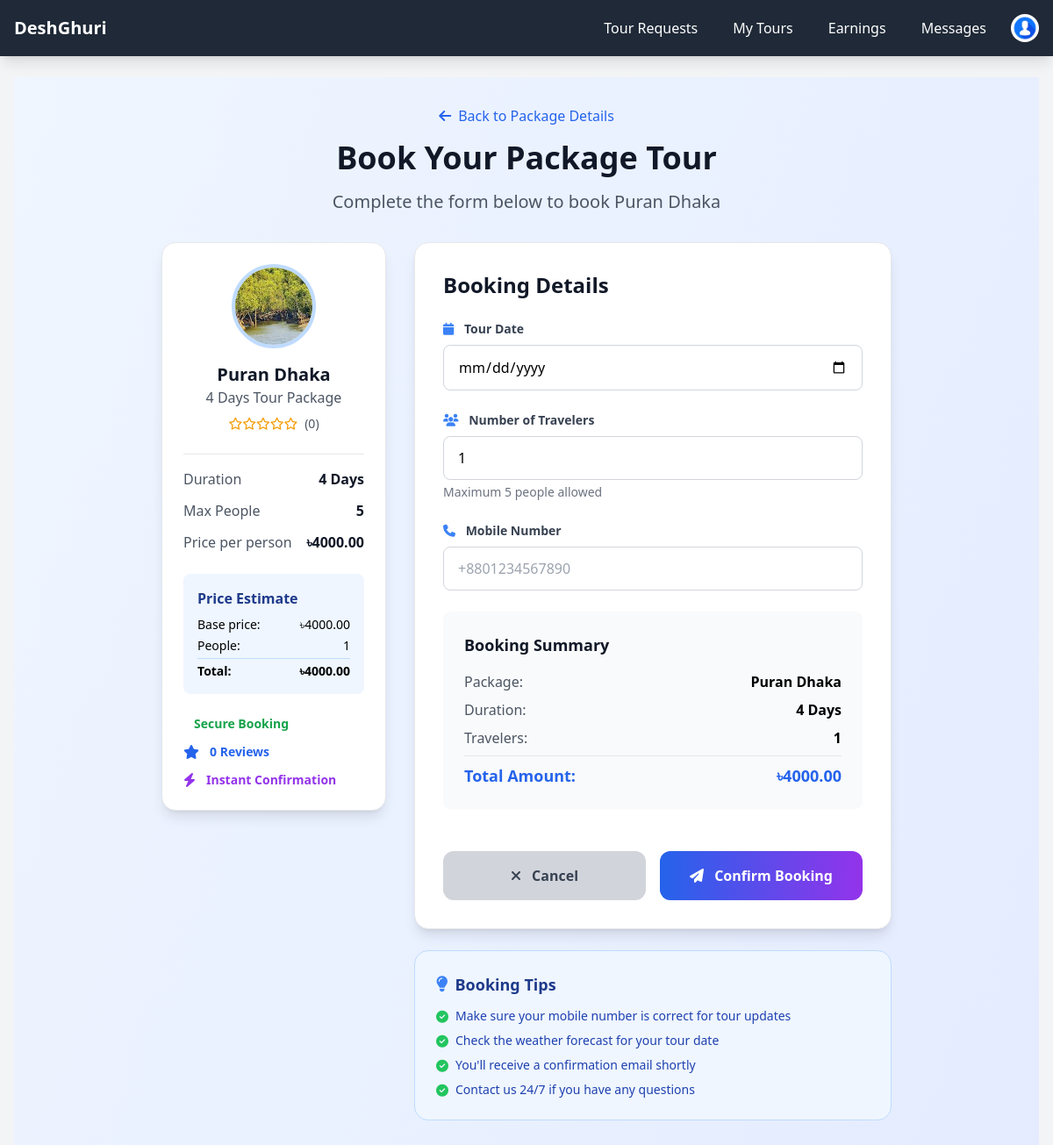
The page /packages/3/book/ (signed in) on the database its author committed.
### packages/models.py (models this page shows, shortened)
class Package(models.Model):
    destination_name = models.CharField(max_length=100)
    image = models.ImageField(upload_to='package_images/')
    people_limit = models.PositiveIntegerField()
    price = models.DecimalField(max_digits=10, decimal_places=2)
    days = models.PositiveIntegerField(default=1)  # নতুন field: Tour কত দিন
    description = models.TextField()
    itinerary = models.TextField()
    included_services = models.TextField()
    exclusions = models.TextField()
    def average_rating(self):
        avg = self.reviews.aggregate(Avg('rating'))['rating__avg']
        return round(avg, 1) if avg else None
    def review_count(self):
        return self.reviews.count()

### packages/views.py (the view)
# urls.py: path('<int:pk>/book/', views.book_package, name='book_package'),
@login_required
def book_package(request, pk):
    package = get_object_or_404(Package, pk=pk)
    if Booking.objects.filter(package=package, tourist=request.user).exists():
        messages.error(request, "You have already booked this package!")
        return redirect('package_detail', pk=pk)
    if request.method == "POST":
        form = PackageBookingForm(request.POST)
        if form.is_valid():
            booking = form.save(commit=False)
            mobile = booking.mobile_number
            if not mobile:
                messages.error(request, "Mobile number is required!")
                return render(request, 'packages/book_package.html', {'form': form, 'package': package})
            people_count = booking.people_count
            if not people_count or people_count < 1:
                messages.error(request, "Please enter a valid number of people!")
                return render(request, 'packages/book_package.html', {'form': form, 'package': package})
            booking.package = package
            booking.tourist = request.user
            booking.save()
            messages.success(request, "Booking confirmed successfully!")
            return redirect('package_detail', pk=pk)
    else:
        form = PackageBookingForm()
    return render(request, 'packages/book_package.html', {'form': form, 'package': package})

### packages/forms.py (shortened to what this page needs)
class PackageBookingForm(forms.ModelForm):
    class Meta:
        model = Booking
        fields = ['people_count', 'tour_date', 'mobile_number']
        widgets = {
            'tour_date': forms.DateInput(attrs={'type': 'date'}),
            'people_count': forms.NumberInput(attrs={'min': 1, 'max': 20}),
            'mobile_number': forms.TextInput(),
        }

### accounts/context_processors.py (called while the page is built)
def user_role(request):
    user = None
    role = None
    if request.user.is_authenticated:
        user = request.user
        role = user.role  # from your custom User model field
    return {
        'logged_user': user,
        'logged_role': role,
    }

### template/packages/book_package.html (shortened to what this page needs)
{% extends "base.html" %}
{% load static %}
{% block content %}
<div class="min-h-screen bg-gradient-to-br from-blue-50 to-indigo-100 py-8">
    <div class="max-w-4xl mx-auto px-4 sm:px-6 lg:px-8">
        <div class="text-center mb-8">
            <a href="{% url 'package_detail' package.id %}" class="inline-flex items-center text-blue-600 hover:text-blue-800 mb-4">
                <i class="fas fa-arrow-left mr-2"></i>
                Back to Package Details
            </a>
            <h1 class="text-4xl font-bold text-gray-900 mb-4">Book Your Package Tour</h1>
            <p class="text-xl text-gray-600">Complete the form below to book {{ package.destination_name }}</p>
        </div>
        <div class="grid grid-cols-1 lg:grid-cols-3 gap-8">
            <div class="lg:col-span-1">
                <div class="bg-white rounded-2xl shadow-lg border border-gray-200 p-6 sticky top-6">
                    <div class="text-center mb-6">
                        {% if package.image %}
                            <img src="{{ package.image.url }}" alt="{{ package.destination_name }}"
                                 class="w-24 h-24 rounded-full mx-auto mb-4 border-4 border-blue-200 object-cover">
                        {% else %}
                            <div class="w-24 h-24 bg-gradient-to-br from-blue-500 to-purple-600 rounded-full mx-auto mb-4 flex items-center justify-center text-white font-bold text-2xl">
                                {{ package.destination_name|first|upper }}
                            </div>
                        {% endif %}
                        <h3 class="text-xl font-bold text-gray-900">{{ package.destination_name }}</h3>
                        <p class="text-gray-600">{{ package.days }} Day{% if package.days > 1 %}s{% endif %} Tour Package</p>
                        <div class="flex items-center justify-center mt-2">
                            <div class="flex text-amber-500 mr-2">
                                {% for i in "12345" %}
                                    {% if forloop.counter <= package.average_rating %}
                                        <i class="fas fa-star text-sm"></i>
                                    {% else %}
                                        <i class="far fa-star text-sm"></i>
                                    {% endif %}
                                {% endfor %}
                            </div>
                            <span class="text-sm text-gray-600">({{ package.average_rating|default:"0" }})</span>
                        </div>
                    </div>
                    <div class="space-y-3 border-t border-gray-200 pt-4">
                        <div class="flex justify-between items-center">
                            <span class="text-gray-600">Duration</span>
                            <span class="font-semibold text-gray-900">{{ package.days }} Day{% if package.days > 1 %}s{% endif %}</span>
                        </div>
                        <div class="flex justify-between items-center">
                            <span class="text-gray-600">Max People</span>
                            <span class="font-semibold text-gray-900">{{ package.people_limit }}</span>
                        </div>
                        <div class="flex justify-between items-center">
                            <span class="text-gray-600">Price per person</span>
                            <span class="font-semibold text-gray-900">৳{{ package.price }}</span>
                        </div>
                    </div>
                    <div class="mt-6 p-4 bg-blue-50 rounded-lg">
                        <h4 class="font-semibold text-blue-900 mb-2">Price Estimate</h4>
                        <div class="space-y-1 text-sm">
                            <div class="flex justify-between">
                                <span>Base price:</span>
                                <span>৳<span id="base-price">{{ package.price }}</span></span>
                            </div>
                            <div class="flex justify-between">
                                <span>People:</span>
                                <span id="people-count">1</span>
                            </div>
                            <div class="border-t border-blue-200 pt-1 mt-1">
                                <div class="flex justify-between font-semibold">
                                    <span>Total:</span>
                                    <span>৳<span id="total-price">{{ package.price }}</span></span>
                                </div>
                            </div>
                        </div>
                    </div>
                    <div class="mt-6 space-y-3">
                        <div class="flex items-center text-green-600">
                            <span class="text-sm font-semibold">Secure Booking</span>
                        </div>
                        <div class="flex items-center text-blue-600">
                            <i class="fas fa-star mr-3"></i>
                            <span class="text-sm font-semibold">{{ package.review_count }} Reviews</span>
                        </div>
                        <div class="flex items-center text-purple-600">
                            <i class="fas fa-bolt mr-3"></i>
                            <span class="text-sm font-semibold">Instant Confirmation</span>
                        </div>
                    </div>
                </div>
            </div>
            <div class="lg:col-span-2">
                <div class="bg-white rounded-2xl shadow-lg border border-gray-200 p-8">
                    <h2 class="text-2xl font-bold text-gray-900 mb-6">Booking Details</h2>
                    <form method="POST" class="space-y-6">
                        <div>
                            <label for="id_tour_date" class="block text-sm font-semibold text-gray-700 mb-2">
                                <i class="fas fa-calendar text-blue-500 mr-2"></i>
                                Tour Date
                            </label>
                            <input type="date" name="tour_date" id="id_tour_date"
                                   class="w-full px-4 py-3 border border-gray-300 rounded-lg focus:outline-none focus:ring-2 focus:ring-blue-500 focus:border-transparent"
                                   required>
                        </div>
                        <div>
                            <label for="id_people_count" class="block text-sm font-semibold text-gray-700 mb-2">
                                <i class="fas fa-users text-blue-500 mr-2"></i>
                                Number of Travelers
                            </label>
                            <input type="number" name="people_count" id="id_people_count"
                                   min="1" max="{{ package.people_limit }}" value="1"
                                   class="w-full px-4 py-3 border border-gray-300 rounded-lg focus:outline-none focus:ring-2 focus:ring-blue-500 focus:border-transparent"
                                   required>
                            <p class="text-sm text-gray-500 mt-1">Maximum {{ package.people_limit }} people allowed</p>
                        </div>
                        <div>
                            <label for="id_mobile_number" class="block text-sm font-semibold text-gray-700 mb-2">
                                <i class="fas fa-phone text-blue-500 mr-2"></i>
                                Mobile Number
                            </label>
                            <input type="text" name="mobile_number" id="id_mobile_number"
                                   class="w-full px-4 py-3 border border-gray-300 rounded-lg focus:outline-none focus:ring-2 focus:ring-blue-500 focus:border-transparent"
                                   placeholder="+8801234567890"
                                   required>
                        </div>
                        <div class="bg-gray-50 rounded-lg p-6">
                            <h3 class="text-lg font-semibold text-gray-900 mb-4">Booking Summary</h3>
                            <div class="space-y-2">
                                <div class="flex justify-between">
                                    <span class="text-gray-600">Package:</span>
                                    <span class="font-semibold">{{ package.destination_name }}</span>
                                </div>
                                <div class="flex justify-between">
                                    <span class="text-gray-600">Duration:</span>
                                    <span class="font-semibold">{{ package.days }} Day{% if package.days > 1 %}s{% endif %}</span>
                                </div>
                                <div class="flex justify-between">
                                    <span class="text-gray-600">Travelers:</span>
                                    <span class="font-semibold" id="summary-people">1</span>
                                </div>
                                <div class="flex justify-between text-lg font-bold text-blue-600 border-t border-gray-200 pt-2 mt-2">
                                    <span>Total Amount:</span>
                                    <span>৳<span id="summary-total">{{ package.price }}</span></span>
                                </div>
                            </div>
                        </div>
                        <div class="flex space-x-4 pt-6">
                            <a href="{% url 'package_detail' package.id %}"
                               class="flex-1 bg-gray-300 text-gray-700 py-4 rounded-xl font-semibold hover:bg-gray-400 transition-all duration-300 text-center">
                                <i class="fas fa-times mr-2"></i>
                                Cancel
                            </a>
                            <button type="submit"
                                    class="flex-1 bg-gradient-to-r from-blue-600 to-purple-600 text-white py-4 rounded-xl font-semibold hover:shadow-lg transition-all duration-300">
                                <i class="fas fa-paper-plane mr-2"></i>
                                Confirm Booking
                            </button>
                        </div>
                    </form>
                </div>
                <div class="mt-6 bg-blue-50 rounded-2xl p-6 border border-blue-200">
                    <h3 class="text-lg font-semibold text-blue-900 mb-3 flex items-center">
                        <i class="fas fa-lightbulb text-blue-500 mr-2"></i>
                        Booking Tips
                    </h3>
                    <ul class="text-blue-800 space-y-2 text-sm">
                        <li class="flex items-start">
                            <i class="fas fa-check-circle text-green-500 mr-2 mt-1 flex-shrink-0"></i>
                            <span>Make sure your mobile number is correct for tour updates</span>
                        </li>
                        <li class="flex items-start">
                            <i class="fas fa-check-circle text-green-500 mr-2 mt-1 flex-shrink-0"></i>
                            <span>Check the weather forecast for your tour date</span>
                        </li>
                        <li class="flex items-start">
                            <i class="fas fa-check-circle text-green-500 mr-2 mt-1 flex-shrink-0"></i>
                            <span>You'll receive a confirmation email shortly</span>
                        </li>
                        <li class="flex items-start">
                            <i class="fas fa-check-circle text-green-500 mr-2 mt-1 flex-shrink-0"></i>
                            <span>Contact us 24/7 if you have any questions</span>
                        </li>
                    </ul>
                </div>
            </div>
        </div>
    </div>
</div>
{% endblock %}

### rows shown on the page
Package: destination_name "Puran Dhaka", image (picture), days "4", average_rating "0", people_limit "5", price "4000.00", review_count "0"
